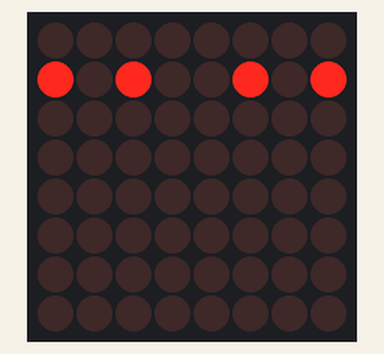
This sketch was run on a simulated Arduino Uno, built with avr-gcc and run on an emulated ATmega328P. Parts: 8×8 LED matrix.

Above: at 0.1 s.
At 1.3 s:
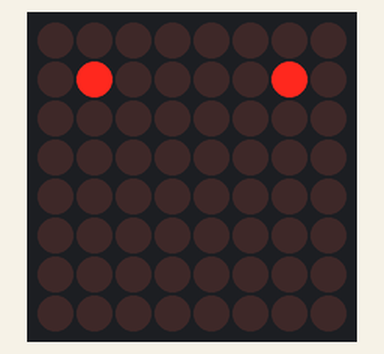

Measured:
- what the display in image 1 shows lasts 1.2 s, from 1.2 s to 2.4 s

The sketch:

ex_dm_project.ino
```cpp
#include "LedControlMS.h"

#define NBR_MTX 1 //number of matrices attached is one

LedControl lc=LedControl(4,3,2, NBR_MTX);//

unsigned long delayTime=1200;  // Delay between Frames

// Put values in arrays
byte invader1a[] =
{
   B00011000,  // First frame of invader #1
   B00111100,
   B01111110,
   B11011011,
   B11111111,
   B00100100,
   B01011010,
   B10100101
};

byte invader1b[] =
{
  B00011000, // Second frame of invader #1
  B00111100,
  B01111110,
  B11011011,
  B11111111,
  B00100100,
  B01011010,
  B01000010
};

byte invader2a[] =
{
  B00100100, // First frame of invader #2
  B00100100,
  B01111110,
  B11011011,
  B11111111,
  B11111111,
  B10100101,
  B00100100
};

byte invader2b[] =
{
  B00100100, // Second frame of invader #2
  B10100101,
  B11111111,
  B11011011,
  B11111111,
  B01111110,
  B00100100,
  B01000010
};

void setup()
{
    lc.shutdown(0,false);// Wake up displays
//  lc.shutdown(1,false);
    lc.setIntensity(0,5);// Set intensity levels
//  lc.setIntensity(1,5);
    lc.clearDisplay(0);// Clear Displays
//  lc.clearDisplay(1);
}


//  Take values in Arrays and Display them
void sinvader1a()
{
  for (int i = 0; i < 8; i++)
  {
    lc.setRow(0,1,invader1a[i]);
  }
}

void sinvader1b()
{
  for (int i = 0; i < 8; i++)
  {
    lc.setRow(0,1,invader1b[i]);
  }
}

//void sinvader2a()
//{
//  for (int i = 0; i < 8; i++)
//  {
//    lc.setRow(1,i,invader2a[i]);
//  }
//}
//
//void sinvader2b()
//{
//  for (int i = 0; i < 8; i++)
//  {
//    lc.setRow(1,i,invader2b[i]);
//  }
//}

void loop()
{
// Put #1 frame on both Display
    sinvader1a();
    delay(delayTime);
//    sinvader2a();
//    delay(delayTime);


// Put #2 frame on both Display
    sinvader1b();
    delay(delayTime);
//    sinvader2b();
//    delay(delayTime);

}
```
